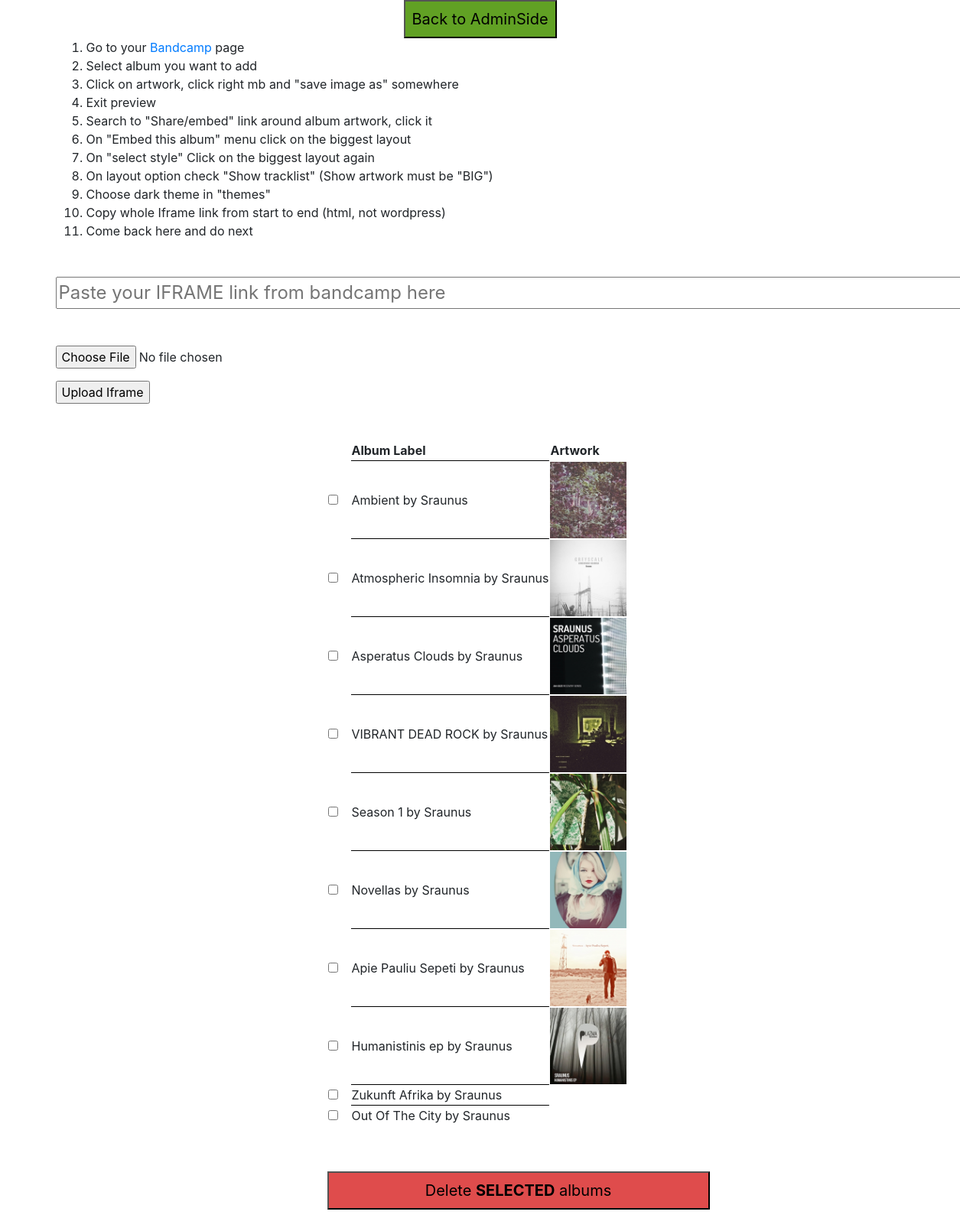
The page /php/edit_iframes.php on the database as committed earlier.
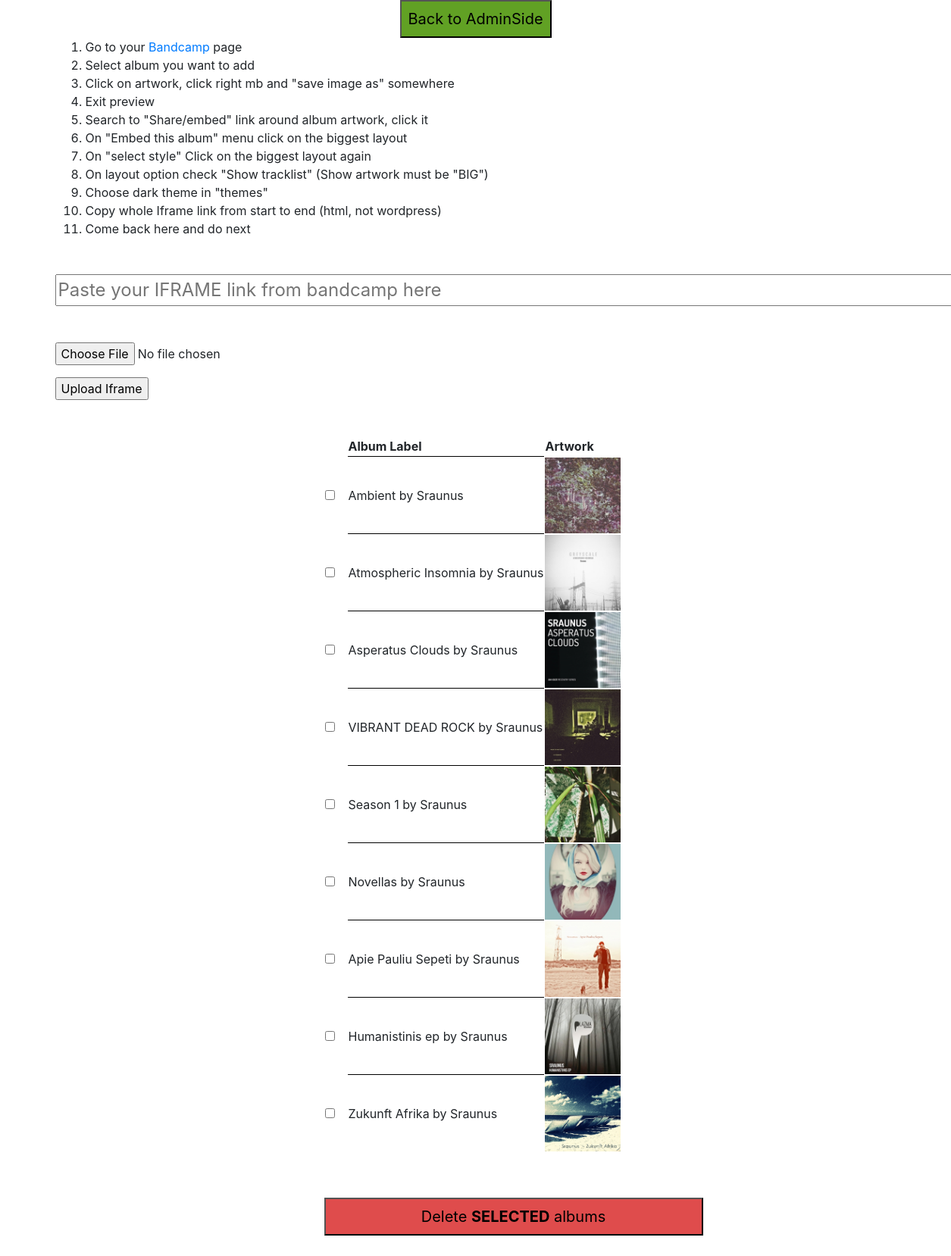
The same page on the database as committed later.
### tables this page shows
CREATE TABLE `iframes` (
  `id` int(11) NOT NULL,
  `src` varchar(150) NOT NULL,
  `href` varchar(100) NOT NULL,
  `label` varchar(50) NOT NULL,
  `artLinks` varchar(200) NOT NULL
);

### php/database_functions.php (called while the page is built, shortened)
<?php
 function getIframes ($connect) {
     $my_sql = "SELECT * FROM iframes ORDER BY id ASC";
     $result = mysqli_query($connect, $my_sql);
     return $result;
}
 ?>

### php/edit_iframes.php (the view, shortened to what this page needs)
<!DOCTYPE html>
<html>
    <head>
        <link rel="stylesheet" href="../libs/bootstrap/css/bootstrap.min.css">
    </head>
    <body>
<?php include_once ('database_functions.php');
?>
<div class="container">
<div style="display: flex; justify-content: center">
<input type="button" style="width: 200px; height: 50px; font-size: 20px; background-color: rgb(97, 161, 36)" onclick="location.href='admin.php';" value="Back to AdminSide" />
</div>
<div class="">
    <ol>
        <li>Go to your <a href="https://sraunus.bandcamp.com/">Bandcamp</a> page </li>
        <li>Select album you want to add</li>
        <li>Click on artwork, click right mb and "save image as" somewhere</li>
        <li>Exit preview</li>
        <li>Search to "Share/embed" link around album artwork, click it</li>
        <li>On "Embed this album" menu click on the biggest layout</li>
        <li>On "select style" Click on the biggest layout again</li>
        <li>On layout option check "Show tracklist" (Show artwork must be "BIG")</li>
        <li>Choose dark theme in "themes"</li>
        <li>Copy whole Iframe link from start to end (html, not wordpress)</li>
        <li>Come back here and do next</li>
    </ol>
</div>
<form class="mt-5" action="upload_iframe.php" method="post" enctype="multipart/form-data">
    <input style="width: 1200px; font-size:24px;" type="text" name="iframe_link" value="" placeholder="Paste your IFRAME link from bandcamp here" required>
    <br>
        <input class="mt-3" type="file" name="fileToUpload" id="fileToUpload" onchange="readURL(this);" required>
    <br>
    <button class="mt-3" type="submit" name="submited_iframe">Upload Iframe</button>
</form>
<br>
<br>
<form style="width: 25em" class="mx-auto" action="edit_iframes.php" method="post">
    <table>
        <tr>
            <th></th>
            <th>Album Label</th>
            <th>Artwork</th>
        </tr>
        <?php
        $iFrames = getIframes ($connection);
            while ($row = mysqli_fetch_assoc($iFrames)){?>
        <tr>
            <td><input class="mr-3" type="checkbox" name="checkedAlbums[]" value="<?php echo $row['id'] ?>"></td>
            <td style="border-top: 1px solid black; border-left: 1px solid black'"><?php echo $row['label']?></td>
            <td><img style="width: 100px;" src="<?php echo ".".$row['artLinks']?>" alt=""> </td>
        </tr>
            <?php }?>
    </table>
    <button style="margin-top: 3em; margin-bottom: 10em; width: 25em; height: 50px; font-size: 20px; background-color: rgb(223, 76, 76)" type="submit" name="deleteSelectedAlbums">Delete <b>SELECTED</b> albums</button>
</form>
</div>
    </body>
</html>

Rows that differ between the two databases and show on the page:
removed iframes: label "Out Of The City by Sraunus"
changed iframes "Zukunft Afrika by Sraunus": artLinks: picture added
